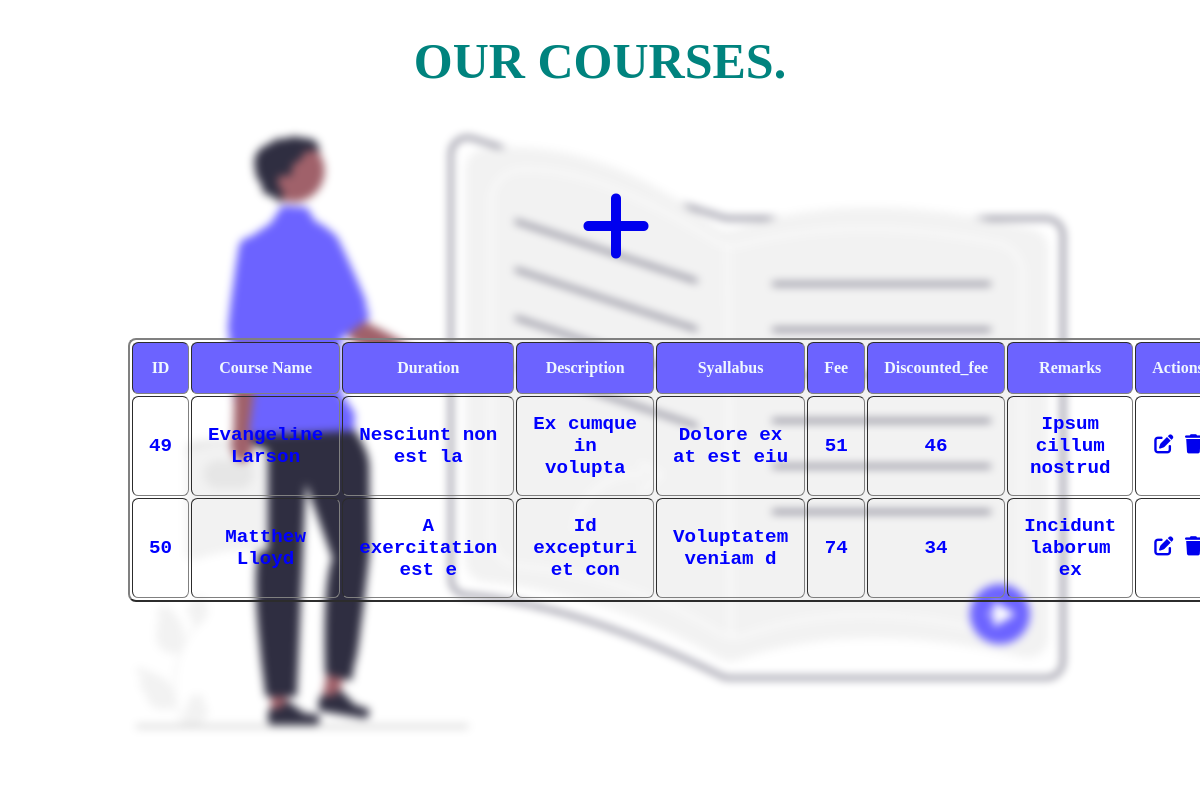
Page /course/record.php on the committed database.
### tables this page shows
CREATE TABLE `courses` (
  `id` int(11) NOT NULL,
  `course_name` varchar(1000) NOT NULL,
  `duration` varchar(40) NOT NULL,
  `description` varchar(5000) NOT NULL,
  `syllabus` varchar(5000) NOT NULL,
  `fee` int(11) NOT NULL,
  `discounted_fee` int(11) NOT NULL,
  `remarks` varchar(5000) NOT NULL
);

### course/record.php (the view, shortened to what this page needs)
<!DOCTYPE html>
<html lang="en">
<head>
    <link rel="stylesheet" href="record.css">
</head>
<body>
    <div class="background"></div>
    <h1>our courses.</h1>
    <div class="operations">
        <a href="add_form.php"><i class="fa-solid fa-plus fa-5x "></i></a>
    </div>
    <div class="container">
        <table border="2px solid black">
            <tr>
                <th>ID</th>
                <th>Course Name</th>
                <th>Duration</th>
                <th>Description</th>
                <th>Syallabus</th>
                <th>Fee</th>
                <th>Discounted_fee</th>
                <th>Remarks</th>
                <th>Actions</th>
            </tr>
            <?php
            $conn=new mysqli('localhost','root','','School_Management');
            if (!$conn) {
                die('Connection Failed');
            } else {
                $sql="SELECT * FROM courses";
                $result=$conn->query($sql);
                if($result->num_rows>0){
                    while($row=$result->fetch_assoc()){
                        ?>
                        <tr>
                            <td><?php echo($row['id']);?></td>
                            <td><?php echo($row['course_name']);?></td>
                            <td><?php echo($row['duration']);?></td>
                            <td><?php echo($row['description']);?></td>
                            <td><?php echo($row['syllabus']);?></td>
                            <td><?php echo($row['fee']);?></td>
                            <td><?php echo($row['discounted_fee']);?></td>
                            <td><?php echo($row['remarks']);?></td>
                            <td>
                            <a href="edit_form.php?id=<?php echo($row['id']);?>&cname=<?php echo($row['course_name']);?>&duration=<?php echo($row['duration']);?>&desc=<?php echo($row['description']);?>&$syllabus=<?php echo($row['syllabus']);?>&fee=<?php echo($row['fee']);?>&disc_fee=<?php echo($row['discounted_fee']);?>&remark=<?php echo($row['remarks']);?>"><i class="fa-solid fa-pen-to-square"></i></a>
                            <a href="delete.php?id=<?php echo($row['id']);?>"><i class="fa-solid fa-trash"></i></a>
                            </td>
                        </tr>
                        <?php
                    }
                }
            }
            ?>
        </table>
    </div>
</body>
</html>

### course/record.css (style rules this page uses)
* { margin: 0%; padding: 0%; box-sizing: border-box; }
body { font-family: Georgia, "Times New Roman", Times, serif; }
.background { background-image: url(./images/background.png); background-repeat: no-repeat; background-size: cover; background-position: center; filter: blur(4px); height: 100vh; z-index: -1; left: 0; right: 0; position: fixed; }
.container { display: flex; justify-content: center; align-items: center; transform: translateY(200px); position: absolute; }
h1 { filter: none; text-transform: uppercase; color: rgb(0, 131, 126); text-align: center; font-size: 50px; margin-top: 2rem; }
table { margin-top: 1rem; margin-top: 2rem; margin-left: 8rem; margin-bottom: 5rem; border-radius: 0.5rem; }
th { background-color: #6c63ff; color: aliceblue; padding-left: 1rem; padding-right: 1rem; padding-top: 1rem; padding-bottom: 1rem; border-radius: 0.4rem; }
td { font-family: "Courier New", Courier, monospace; font-weight: bolder; font-size: larger; padding-left: 1rem; padding-right: 1rem; padding-top: 1rem; padding-bottom: 1rem; text-align: center; color: blue; border-radius: 0.4rem; }
.operations { margin-top: 1rem; margin-bottom: -10rem; padding-top: 5rem; padding-left: 2rem; padding-right: 2rem; margin-left: 4rem; margin-right: 2rem; display: flex; align-items: center; justify-content: center; }

### rows in the picture
courses: id "49", course_name "Evangeline Larson", duration "Nesciunt non est la", description "Ex cumque in volupta", syllabus "Dolore ex at est eiu", fee "51", discounted_fee "46", remarks "Ipsum cillum nostrud"
courses: id "50", course_name "Matthew Lloyd", duration "A exercitation est e", description "Id excepturi et con", syllabus "Voluptatem veniam d", fee "74", discounted_fee "34", remarks "Incidunt laborum ex"
